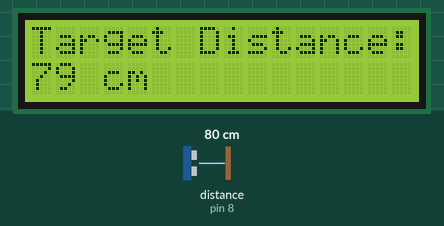
Bench run of a sketch on a simulated Arduino Uno, built with avr-gcc and run on an emulated ATmega328P. Shown: 16×2 character LCD. Wiring (inferred from the names in the program): ultrasonic range finder: trigger pin 13; echo pin 8. Inputs (shaded band) come from the test bench; at power-on: distance to the obstacle (sensor on pin 8) 80 cm. The echo pulse lasts 58.3 µs per cm.

Above: at 1.2 s.
1.3 s: distance to the obstacle (sensor on pin 8) set to 2 cm
At 2.8 s:
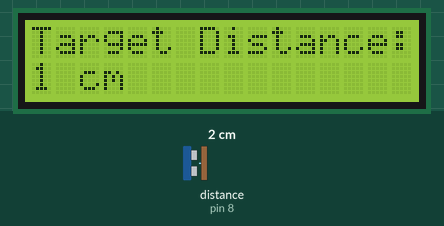
3.1 s: distance to the obstacle (sensor on pin 8) set to 250 cm
At 4.3 s:
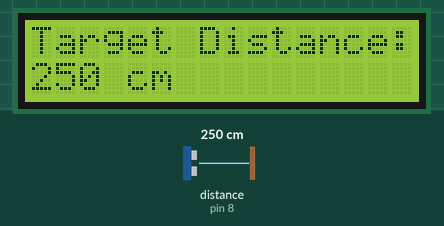
6.1 s: distance to the obstacle (sensor on pin 8) set to 4 cm
At 7.0 s:
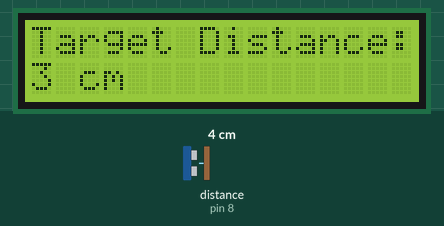
Timing chart, 0 to 9.1 s (numbered marks = the images above; inputs shaded):
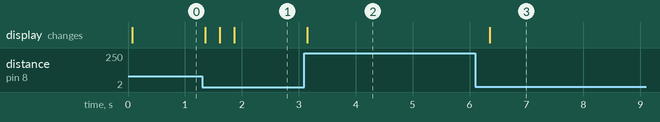

Measured:
- after the input at 1.3 s, the display: changes after 0.06 s (image 1)
- after the input at 3.1 s, the display: changes after 0.05 s (image 2)
- after the input at 6.1 s, the display: changes after 0.26 s (image 3)

The sketch:

HC-SR04_with_LCD.ino
```cpp
/*
HC-SR04 Ultrasonic Sensor with LCD dispaly

HC-SR04 Ultrasonic Sensor
  VCC to Arduino 5V
  GND to Arduino GND
  Echo to Arduino pin 8
  Trig to Arduino pin 13

LCD Display (I used JHD162A)
  VSS to Arduino GND
  VCC to Arduino 5V
  VEE to Arduino GND
  RS to Arduino pin 12
  R/W to Arduino pin 10
  E to Arduino pin 11
  DB4 to Arduino pin 5
  DB5 to Arduino pin 4
  DB6 to Arduino pin 3
  DB7 to Arduino pin 2
  LED+ to Arduino 5V
  LED- to Arduino GND
*/
#include <LiquidCrystal.h> //Load Liquid Crystal Library
LiquidCrystal LCD(12,10,11,5,4,3,2);  //Create Liquid Crystal Object called LCD

#define trigPin 13 //Sensor Echo pin connected to Arduino pin 13
#define echoPin 8 //Sensor Trip pin connected to Arduino pin 8

//Simple program just for testing the HC-SR04 Ultrasonic Sensor with LCD dispaly

void setup()
{
  pinMode(trigPin, OUTPUT);
  pinMode(echoPin, INPUT);

  LCD.begin(16,2); //Tell Arduino to start your 16 column 2 row LCD
  LCD.setCursor(0,0);  //Set LCD cursor to upper left corner, column 0, row 0
  LCD.print("Target Distance:");  //Print Message on First Row
}

void loop() {
  long duration, distance;
  digitalWrite(trigPin, LOW);
  delayMicroseconds(2);
  digitalWrite(trigPin, HIGH);
  delayMicroseconds(10);
  digitalWrite(trigPin, LOW);
  duration = pulseIn(echoPin, HIGH);
  distance = (duration/2) / 29.1;

  LCD.setCursor(0,1);  //Set cursor to first column of second row
  LCD.print("                "); //Print blanks to clear the row
  LCD.setCursor(0,1);   //Set Cursor again to first column of second row
  LCD.print(distance); //Print measured distance
  LCD.print(" cm");  //Print your units.
  delay(250); //pause to let things settle
}
```
